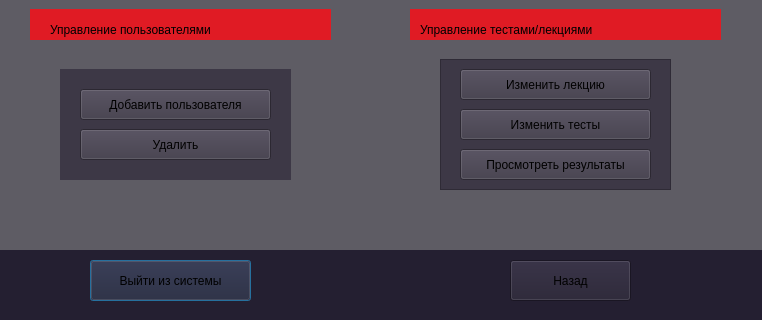
<?xml version="1.0" encoding="UTF-8"?>
<ui version="4.0">
 <class>window_admin</class>
 <widget class="QDialog" name="window_admin">
  <property name="geometry">
   <rect>
    <x>0</x>
    <y>0</y>
    <width>762</width>
    <height>320</height>
   </rect>
  </property>
  <property name="windowTitle">
   <string>Обучающая система</string>
  </property>
  <property name="styleSheet">
   <string notr="true">background-color: rgb(36, 31, 49);</string>
  </property>
  <widget class="QPushButton" name="pushButton">
   <property name="geometry">
    <rect>
     <x>90</x>
     <y>260</y>
     <width>161</width>
     <height>41</height>
    </rect>
   </property>
   <property name="text">
    <string>Выйти из системы</string>
   </property>
  </widget>
  <widget class="QPushButton" name="pushButton_2">
   <property name="geometry">
    <rect>
     <x>510</x>
     <y>260</y>
     <width>121</width>
     <height>41</height>
    </rect>
   </property>
   <property name="text">
    <string>Назад</string>
   </property>
  </widget>
  <widget class="QWidget" name="widget_2" native="true">
   <property name="geometry">
    <rect>
     <x>0</x>
     <y>-1</y>
     <width>771</width>
     <height>251</height>
    </rect>
   </property>
   <property name="styleSheet">
    <string notr="true">background-color: rgb(94, 92, 100);</string>
   </property>
   <widget class="QFrame" name="frame">
    <property name="geometry">
     <rect>
      <x>440</x>
      <y>60</y>
      <width>231</width>
      <height>131</height>
     </rect>
    </property>
    <property name="styleSheet">
     <string notr="true">background-color: rgb(61, 56, 70);</string>
    </property>
    <property name="frameShape">
     <enum>QFrame::Shape::StyledPanel</enum>
    </property>
    <property name="frameShadow">
     <enum>QFrame::Shadow::Raised</enum>
    </property>
    <widget class="QPushButton" name="change_lec">
     <property name="geometry">
      <rect>
       <x>20</x>
       <y>10</y>
       <width>191</width>
       <height>31</height>
      </rect>
     </property>
     <property name="text">
      <string>Изменить лекцию</string>
     </property>
    </widget>
    <widget class="QPushButton" name="change_test">
     <property name="geometry">
      <rect>
       <x>20</x>
       <y>50</y>
       <width>191</width>
       <height>31</height>
      </rect>
     </property>
     <property name="text">
      <string>Изменить тесты</string>
     </property>
    </widget>
    <widget class="QPushButton" name="check_results">
     <property name="geometry">
      <rect>
       <x>20</x>
       <y>90</y>
       <width>191</width>
       <height>31</height>
      </rect>
     </property>
     <property name="text">
      <string>Просмотреть результаты</string>
     </property>
    </widget>
   </widget>
   <widget class="QWidget" name="widget" native="true">
    <property name="geometry">
     <rect>
      <x>60</x>
      <y>70</y>
      <width>231</width>
      <height>111</height>
     </rect>
    </property>
    <property name="styleSheet">
     <string notr="true">background-color: rgb(61, 56, 70);</string>
    </property>
    <widget class="QPushButton" name="add_users">
     <property name="geometry">
      <rect>
       <x>20</x>
       <y>20</y>
       <width>191</width>
       <height>31</height>
      </rect>
     </property>
     <property name="text">
      <string>Добавить пользователя</string>
     </property>
    </widget>
    <widget class="QPushButton" name="delete_users">
     <property name="geometry">
      <rect>
       <x>20</x>
       <y>60</y>
       <width>191</width>
       <height>31</height>
      </rect>
     </property>
     <property name="text">
      <string>Удалить</string>
     </property>
    </widget>
   </widget>
   <widget class="QWidget" name="widget_3" native="true">
    <property name="geometry">
     <rect>
      <x>30</x>
      <y>10</y>
      <width>301</width>
      <height>31</height>
     </rect>
    </property>
    <property name="styleSheet">
     <string notr="true">background-color: rgb(224, 27, 36);</string>
    </property>
    <widget class="QLabel" name="label">
     <property name="geometry">
      <rect>
       <x>20</x>
       <y>10</y>
       <width>281</width>
       <height>21</height>
      </rect>
     </property>
     <property name="styleSheet">
      <string notr="true">font: 700 12pt &quot;MathJax_WinIE6&quot;;</string>
     </property>
     <property name="text">
      <string>Управление пользователями</string>
     </property>
    </widget>
   </widget>
   <widget class="QWidget" name="widget_4" native="true">
    <property name="geometry">
     <rect>
      <x>410</x>
      <y>10</y>
      <width>311</width>
      <height>31</height>
     </rect>
    </property>
    <property name="styleSheet">
     <string notr="true">background-color: rgb(224, 27, 36);</string>
    </property>
    <widget class="QLabel" name="label_2">
     <property name="geometry">
      <rect>
       <x>10</x>
       <y>10</y>
       <width>301</width>
       <height>21</height>
      </rect>
     </property>
     <property name="styleSheet">
      <string notr="true">font: 700 12pt &quot;MathJax_WinIE6&quot;;</string>
     </property>
     <property name="text">
      <string>Управление тестами/лекциями</string>
     </property>
    </widget>
   </widget>
  </widget>
 </widget>
 <resources/>
 <connections/>
</ui>
